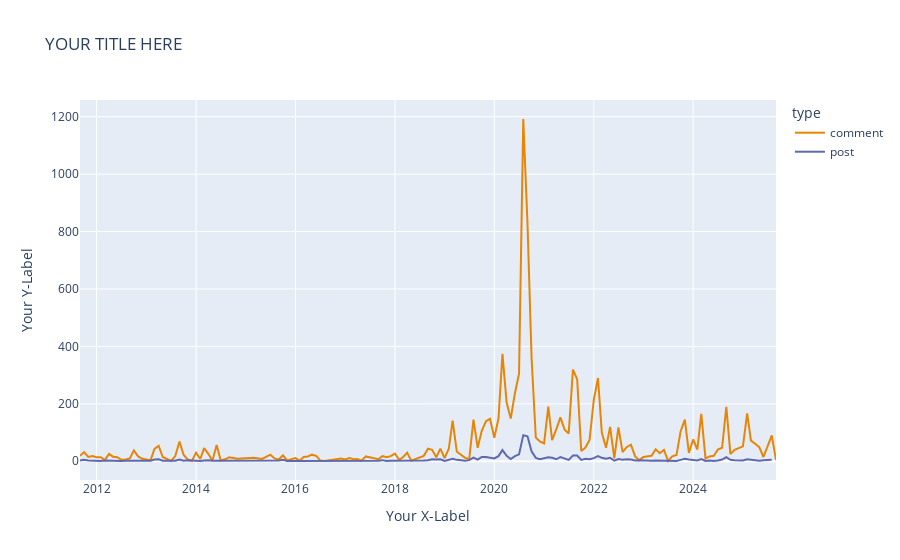

This figure's notebook cell:
### Markdown cell above
**Note** That these are all *qualitative* color swatches. This is good for variables that are categories.
We can use these swatches in our charts by setting the value:  
`color_discrete_sequence=px.colors.qualitative.G10`

The value after the last dot is the swatch. In this case `G10`.

Modify the chart below to add your own color swatch.

### Code cell
fig_modified = px.line(
    monthly_counts,
    x="year_month",
    y="count",
    color="type",
    title="YOUR TITLE HERE",
    labels={"count": "Your Y-Label", "year_month": "Your X-Label"},
    #Add color swatch here 
)

fig_modified.show()

### Figure 1 — Plotly figure (JSON) as saved in the notebook; plotly's stock layout.template omitted (floating-point values rounded to 4 significant figures; data arrays with more than 128 entries replaced by an {"elided": "..."} marker saying what was removed)
{"data": [{"hovertemplate": "type=comment<br>Your X-Label=%{x}<br>Your Y-Label=%{y}<extra></extra>", "legendgroup": "comment", "line": {"color": "rgb(229, 134, 6)", "dash": "solid"}, "marker": {"symbol": "circle"}, "mode": "lines", "name": "comment", "orientation": "v", "showlegend": true, "type": "scatter", "x": {"elided": "150 str values"}, "xaxis": "x", "y": {"elided": "150 int values"}, "yaxis": "y"}, {"hovertemplate": "type=post<br>Your X-Label=%{x}<br>Your Y-Label=%{y}<extra></extra>", "legendgroup": "post", "line": {"color": "rgb(93, 105, 177)", "dash": "solid"}, "marker": {"symbol": "circle"}, "mode": "lines", "name": "post", "orientation": "v", "showlegend": true, "type": "scatter", "x": {"elided": "143 str values"}, "xaxis": "x", "y": {"elided": "143 int values"}, "yaxis": "y"}], "layout": {"legend": {"title": {"text": "type"}, "tracegroupgap": 0}, "title": {"text": "YOUR TITLE HERE"}, "xaxis": {"anchor": "y", "domain": [0, 1], "title": {"text": "Your X-Label"}}, "yaxis": {"anchor": "x", "domain": [0, 1], "title": {"text": "Your Y-Label"}}}}
